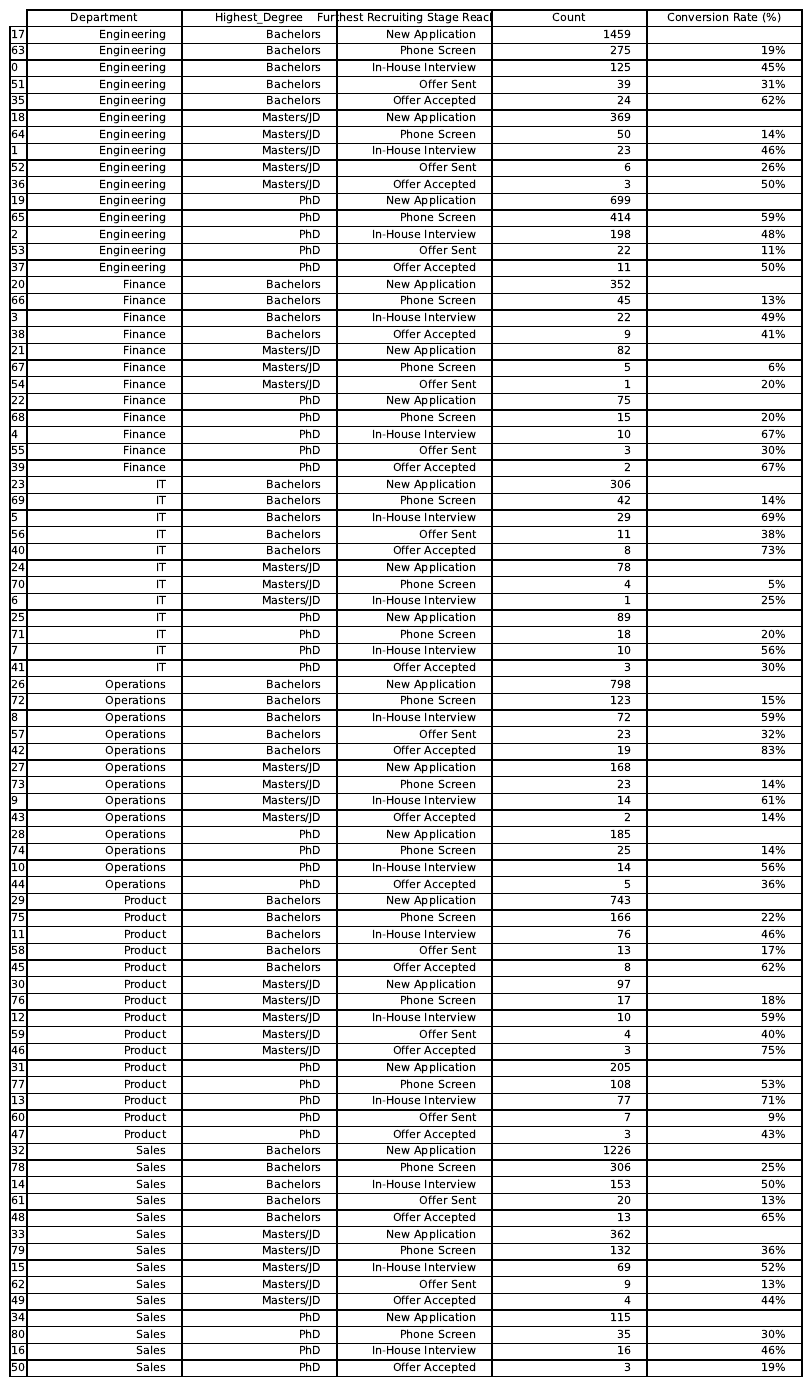

The Python source for this figure:
# %%
import pandas as pd
import matplotlib.pyplot as plt
from pandas.plotting import table

# %%
# Import data and fix headers
df_OfferResponse = pd.read_excel("Dataset.xlsx", sheet_name = 'Offer Response Data')

# Combine first two non-null rows of headers to differentiate education item
df_Activity = pd.read_excel("Dataset.xlsx", sheet_name = 'Recruiting Activity Data', skiprows=1, header = [0,1])
df_Activity.columns = df_Activity.columns.map('_'.join)

# Clean up column names
df_Activity.columns = df_Activity.columns.str.replace(r'.*level_0_', '', regex=True)

# %%
# Functions for converting degrees to rank order, and vice versa
def degree_rank(degree):
    """
    Description:
    Converts educational degrees to a rank for comparison.

    Parameters:
    - degree (string): type of education

    Returns:
    (int): rank of the education
    """
    if pd.isna(degree):
        return None
    elif degree == 'PhD':
        return 1
    elif (degree == 'Masters' or degree == 'JD'):
        return 2
    elif (degree == 'Bachelors'):
        return 3
    else:
        return -1

def convert_rank_to_degree(rank):
    """
    Description:
    Converts educational ranks to degrees. Combines Masters and JDs to a single enumeration.

    Parameters:
    - rank (int): rank of education

    Returns:
    (str): type of the education
    """
    if pd.isna(rank):
        return None
    elif rank == 1:
        return 'PhD'
    elif rank == 2:
        return 'Masters/JD'
    elif rank == 3:
        return 'Bachelors'
    else:
        return -1

# %%
# Convert degrees to rank order
df_Activity['Education 1_Degree_Rank'] = df_Activity['Education 1_Degree'].apply(lambda x: degree_rank(x))
df_Activity['Education 2_Degree_Rank'] = df_Activity['Education 2_Degree'].apply(lambda x: degree_rank(x))
df_Activity['Education 3_Degree_Rank'] = df_Activity['Education 3_Degree'].apply(lambda x: degree_rank(x))

# Compare up to three degrees per applicant and identify the highest level of education, with 1 being the highest
df_Activity['Highest_Degree'] = df_Activity[['Education 1_Degree_Rank', 'Education 2_Degree_Rank', 'Education 3_Degree_Rank']].min(axis=1)

# Convert the rank of education back to a degree name
df_Activity['Highest_Degree'] = df_Activity['Highest_Degree'].apply(lambda x: convert_rank_to_degree(x))

# %%
# Join the two datasets to get Offer Resoponse Data
df_Activity_Response = pd.merge(df_Activity, df_OfferResponse, on='Candidate ID Number', how='left')

# Update the 'Furthest Recruiting Stage Reached' if the offer was accepted
df_Activity_Response.loc[df_Activity_Response['Offer Decision'] == 'Offer Accepted', 'Furthest Recruiting Stage Reached'] = df_Activity_Response['Offer Decision']

# Clean enumeration in 'Furthest Recruiting Stage Reached'
df_Activity_Response['Furthest Recruiting Stage Reached'] = df_Activity_Response['Furthest Recruiting Stage Reached'].replace('In-house Interview', 'In-House Interview')

# %%
# Output dataset for Question 2
df_Activity_Response.to_excel('Dataset_2.xlsx', index=False)

# %%
# Grouping by 'Furthest Recruiting Stage Reached', 'Department', and 'Highest_Degree'
# Count the number of rows in each group to get the count for the latest stage reached
grouped_df = df_Activity_Response.groupby(['Furthest Recruiting Stage Reached', 'Department', 'Highest_Degree']).size().reset_index(name='Count')

# %%

# Define a mapping for the stages
# 1) New Application 2) Phone Screen 3) In-House Interview 4) Offer Sent 5) Offer Accepted
stage_mapping = {
    'New Application': 1,
    'Phone Screen': 2,
    'In-House Interview': 3,
    'Offer Sent': 4,
    'Offer Accepted': 5
}

# Backfill counts for earlier stages in the funnel
# Iterate through each row
for index, row in grouped_df.iterrows():
    current_stage = row['Furthest Recruiting Stage Reached']
    current_count = row['Count']

    # Update count for earlier stages
    for stage, value in stage_mapping.items():

        if value < stage_mapping[current_stage]:
            # Find the corresponding row for the earlier stage
            earlier_stage_row = grouped_df[
                (grouped_df['Department'] == row['Department']) &
                (grouped_df['Highest_Degree'] == row['Highest_Degree']) &
                (grouped_df['Furthest Recruiting Stage Reached'] == stage)
            ]

            # Update the count
            grouped_df.loc[earlier_stage_row.index, 'Count'] += current_count

# %%
# Re-order columns
grouped_df = grouped_df[['Department', 'Highest_Degree', 'Furthest Recruiting Stage Reached', 'Count']]

# Define the order for 'Furthest Recruiting Stage Reached' outlined previously in stage_mapping
custom_order = sorted(stage_mapping.keys(), key=lambda x: stage_mapping[x])

# Convert 'Furthest Recruiting Stage Reached' to a categorical type with the custom order
grouped_df['Furthest Recruiting Stage Reached'] = pd.Categorical(
    grouped_df['Furthest Recruiting Stage Reached'],
    categories=custom_order,
    ordered=True
)

# Sort the DataFrame by 'Department', 'Highest_Degree', and the custom-ordered 'Furthest Recruiting Stage Reached'
grouped_df = grouped_df.sort_values(by=['Department', 'Highest_Degree', 'Furthest Recruiting Stage Reached'])
# %%
# Calculate the conversion rate based on the grouped DataFrame using the value from the previous row
grouped_df['Conversion Rate (%)'] = (grouped_df['Count'] / grouped_df.groupby(['Department', 'Highest_Degree'])['Count'].shift(1)) * 100

# Format 'Conversion Rate (%)' column to have no decimal places and add '%' sign
grouped_df['Conversion Rate (%)'] = grouped_df['Conversion Rate (%)'].apply(lambda x: f'{x:.0f}%' if not pd.isna(x) else '')
# %%

# Create a plot with the table
fig, ax = plt.subplots(figsize=(10, 3))
ax.axis('off')
tab = table(ax, grouped_df, loc='center', colWidths=[0.2] * len(grouped_df.columns))
tab.auto_set_font_size(False)
tab.set_fontsize(8)

# Save the plot as a PDF file
output_pdf_path = 'Q1.pdf'
plt.tight_layout()  # Adjust layout for better spacing
plt.savefig(output_pdf_path, bbox_inches='tight', pad_inches=0.1)
plt.close()
